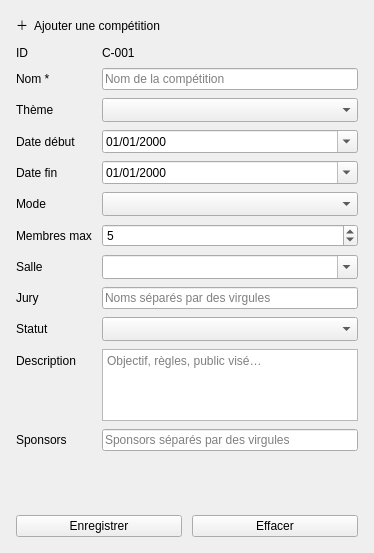
                        <widget class="QFrame" name="cardAdd">
                         <property name="card" stdset="0">
                          <bool>true</bool>
                         </property>
                         <layout class="QVBoxLayout" name="addLayout">
                          <property name="spacing">
                           <number>12</number>
                          </property>
                          <property name="leftMargin">
                           <number>16</number>
                          </property>
                          <property name="topMargin">
                           <number>16</number>
                          </property>
                          <property name="rightMargin">
                           <number>16</number>
                          </property>
                          <property name="bottomMargin">
                           <number>16</number>
                          </property>
                          <item>
                           <widget class="QLabel" name="lblAdd">
                            <property name="role" stdset="0">
                             <string notr="true">cardTitle</string>
                            </property>
                            <property name="text">
                             <string>＋  Ajouter une compétition</string>
                            </property>
                           </widget>
                          </item>
                          <item>
                           <layout class="QFormLayout" name="addFormLayout">
                            <property name="fieldGrowthPolicy">
                             <enum>QFormLayout::AllNonFixedFieldsGrow</enum>
                            </property>
                            <property name="horizontalSpacing">
                             <number>10</number>
                            </property>
                            <property name="verticalSpacing">
                             <number>8</number>
                            </property>
                            <item row="0" column="0">
                             <widget class="QLabel" name="aIdLabel">
                              <property name="text">
                               <string>ID</string>
                              </property>
                             </widget>
                            </item>
                            <item row="0" column="1">
                             <widget class="QLabel" name="aId">
                              <property name="text">
                               <string>C-001</string>
                              </property>
                             </widget>
                            </item>
                            <item row="1" column="0">
                             <widget class="QLabel" name="aNomLabel">
                              <property name="text">
                               <string>Nom *</string>
                              </property>
                             </widget>
                            </item>
                            <item row="1" column="1">
                             <widget class="QLineEdit" name="aNom">
                              <property name="placeholderText">
                               <string>Nom de la compétition</string>
                              </property>
                             </widget>
                            </item>
                            <item row="2" column="0">
                             <widget class="QLabel" name="aThemeLabel">
                              <property name="text">
                               <string>Thème</string>
                              </property>
                             </widget>
                            </item>
                            <item row="2" column="1">
                             <widget class="QComboBox" name="aTheme">
                              <property name="sizeAdjustPolicy">
                               <enum>QComboBox::AdjustToMinimumContentsLengthWithIcon</enum>
                              </property>
                              <property name="minimumContentsLength">
                               <number>8</number>
                              </property>
                             </widget>
                            </item>
                            <item row="3" column="0">
                             <widget class="QLabel" name="aDebutLabel">
                              <property name="text">
                               <string>Date début</string>
                              </property>
                             </widget>
                            </item>
                            <item row="3" column="1">
                             <widget class="QDateEdit" name="aDebut">
                              <property name="displayFormat">
                               <string notr="true">dd/MM/yyyy</string>
                              </property>
                              <property name="calendarPopup">
                               <bool>true</bool>
                              </property>
                             </widget>
                            </item>
                            <item row="4" column="0">
                             <widget class="QLabel" name="aFinLabel">
                              <property name="text">
                               <string>Date fin</string>
                              </property>
                             </widget>
                            </item>
                            <item row="4" column="1">
                             <widget class="QDateEdit" name="aFin">
                              <property name="displayFormat">
                               <string notr="true">dd/MM/yyyy</string>
                              </property>
                              <property name="calendarPopup">
                               <bool>true</bool>
                              </property>
                             </widget>
                            </item>
                            <item row="5" column="0">
                             <widget class="QLabel" name="aModeLabel">
                              <property name="text">
                               <string>Mode</string>
                              </property>
                             </widget>
                            </item>
                            <item row="5" column="1">
                             <widget class="QComboBox" name="aMode">
                              <property name="sizeAdjustPolicy">
                               <enum>QComboBox::AdjustToMinimumContentsLengthWithIcon</enum>
                              </property>
                              <property name="minimumContentsLength">
                               <number>8</number>
                              </property>
                             </widget>
                            </item>
                            <item row="6" column="0">
                             <widget class="QLabel" name="aMaxLabel">
                              <property name="text">
                               <string>Membres max</string>
                              </property>
                             </widget>
                            </item>
                            <item row="6" column="1">
                             <widget class="QSpinBox" name="aMax">
                              <property name="minimum">
                               <number>1</number>
                              </property>
                              <property name="maximum">
                               <number>50</number>
                              </property>
                              <property name="value">
                               <number>5</number>
                              </property>
                             </widget>
                            </item>
                            <item row="7" column="0">
                             <widget class="QLabel" name="aSalleLabel">
                              <property name="text">
                               <string>Salle</string>
                              </property>
                             </widget>
                            </item>
                            <item row="7" column="1">
                             <widget class="QComboBox" name="aSalle">
                              <property name="editable">
                               <bool>true</bool>
                              </property>
                              <property name="sizeAdjustPolicy">
                               <enum>QComboBox::AdjustToMinimumContentsLengthWithIcon</enum>
                              </property>
                              <property name="minimumContentsLength">
                               <number>8</number>
                              </property>
                             </widget>
                            </item>
                            <item row="8" column="0">
                             <widget class="QLabel" name="aJuryLabel">
                              <property name="text">
                               <string>Jury</string>
                              </property>
                             </widget>
                            </item>
                            <item row="8" column="1">
                             <widget class="QLineEdit" name="aJury">
                              <property name="placeholderText">
                               <string>Noms séparés par des virgules</string>
                              </property>
                             </widget>
                            </item>
                            <item row="9" column="0">
                             <widget class="QLabel" name="aStatutLabel">
                              <property name="text">
                               <string>Statut</string>
                              </property>
                             </widget>
                            </item>
                            <item row="9" column="1">
                             <widget class="QComboBox" name="aStatut">
                              <property name="sizeAdjustPolicy">
                               <enum>QComboBox::AdjustToMinimumContentsLengthWithIcon</enum>
                              </property>
                              <property name="minimumContentsLength">
                               <number>8</number>
                              </property>
                             </widget>
                            </item>
                            <item row="10" column="0">
                             <widget class="QLabel" name="aDescriptionLabel">
                              <property name="text">
                               <string>Description</string>
                              </property>
                             </widget>
                            </item>
                            <item row="10" column="1">
                             <widget class="QPlainTextEdit" name="aDescription">
                              <property name="maximumSize">
                               <size>
                                <width>16777215</width>
                                <height>72</height>
                               </size>
                              </property>
                              <property name="placeholderText">
                               <string>Objectif, règles, public visé…</string>
                              </property>
                             </widget>
                            </item>
                            <item row="11" column="0">
                             <widget class="QLabel" name="aSponsorsLabel">
                              <property name="text">
                               <string>Sponsors</string>
                              </property>
                             </widget>
                            </item>
                            <item row="11" column="1">
                             <widget class="QLineEdit" name="aSponsors">
                              <property name="placeholderText">
                               <string>Sponsors séparés par des virgules</string>
                              </property>
                             </widget>
                            </item>
                           </layout>
                          </item>
                          <item>
                           <widget class="QLabel" name="aConflict">
                            <property name="text">
                             <string />
                            </property>
                            <property name="wordWrap">
                             <bool>true</bool>
                            </property>
                           </widget>
                          </item>
                          <item>
                           <widget class="QLabel" name="aErr">
                            <property name="text">
                             <string />
                            </property>
                            <property name="wordWrap">
                             <bool>true</bool>
                            </property>
                           </widget>
                          </item>
                          <item>
                           <layout class="QHBoxLayout" name="addButtonsLayout" stretch="1,1">
                            <property name="spacing">
                             <number>10</number>
                            </property>
                            <item>
                             <widget class="QPushButton" name="btnSave">
                              <property name="cursor">
                               <cursorShape>PointingHandCursor</cursorShape>
                              </property>
                              <property name="kind" stdset="0">
                               <string notr="true">primary</string>
                              </property>
                              <property name="text">
                               <string>Enregistrer</string>
                              </property>
                             </widget>
                            </item>
                            <item>
                             <widget class="QPushButton" name="btnClear">
                              <property name="cursor">
                               <cursorShape>PointingHandCursor</cursorShape>
                              </property>
                              <property name="kind" stdset="0">
                               <string notr="true">outline</string>
                              </property>
                              <property name="text">
                               <string>Effacer</string>
                              </property>
                             </widget>
                            </item>
                           </layout>
                          </item>
                         </layout>
                        </widget>
